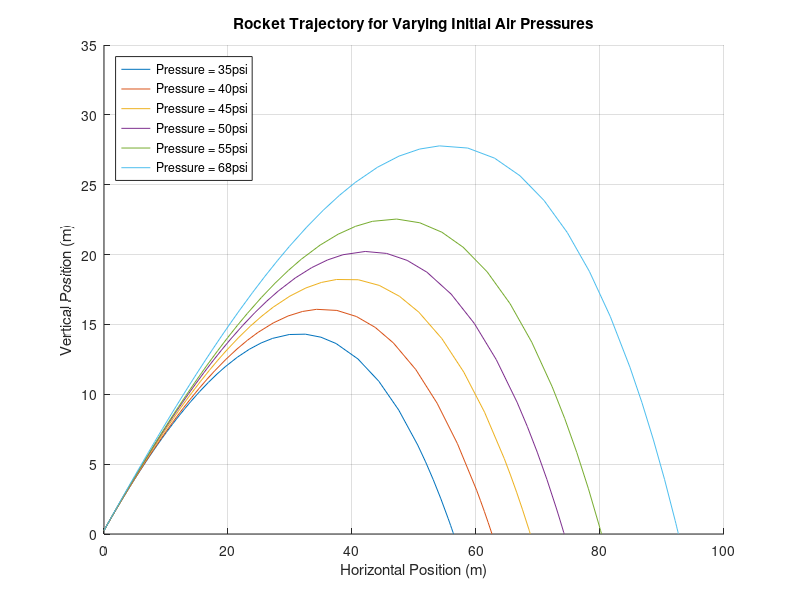
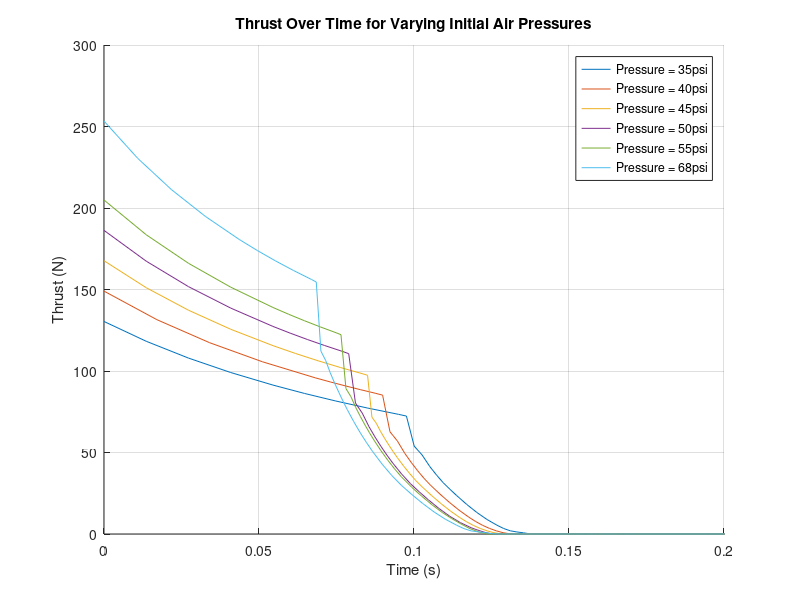
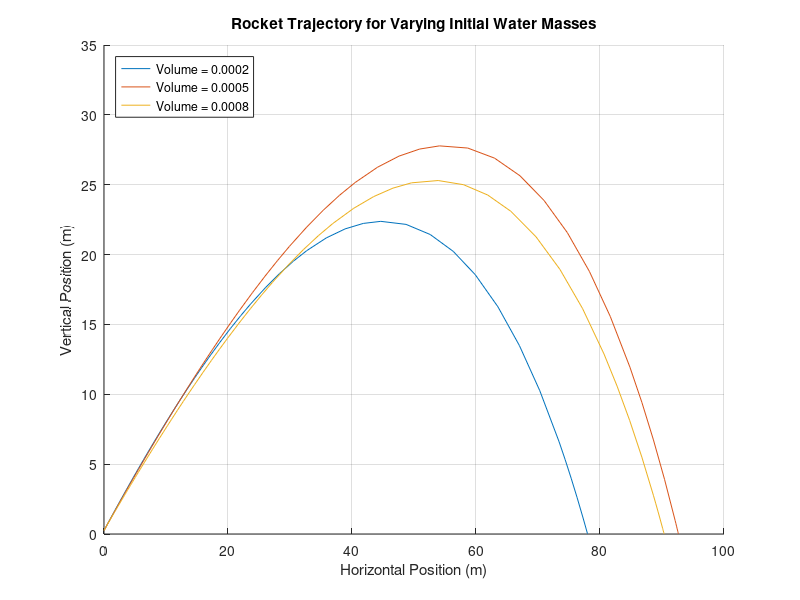
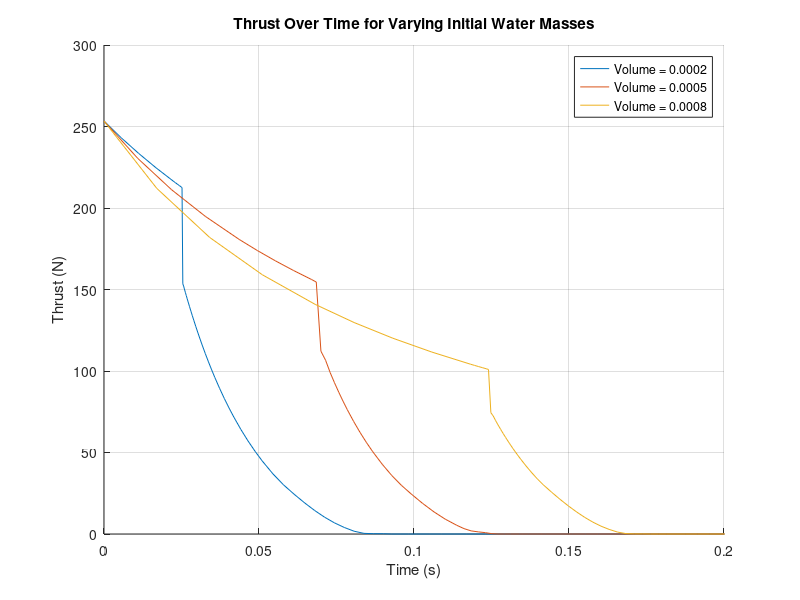

These figures' MATLAB source, in order: (Note: this script raises an error after producing the figures.)
%{
Author: Katherine Korobov, Alexander Lu
Assignment: Project 2 Part 2
Purpose: Simulate a bottle rocket with water expulsion using physics
principles and ode45. We will explore how different parameters affect
the trajectory and resulting thrust of the bottle rocket. Then, we will hit
a target 92m away with an range of +-1m.
%}

clc;
clear;
close all;

%% Function to Set Constants
function [const] = setConst()
    const.g = 9.81; %[m/s^2, acceleration due to gravity]
    const.cDis = 0.78; %[discharge coefficient]
    const.rhoAir = 0.961; %[kg/m^3, ambient air density]
    const.VemptyB = 0.002; %[m^3, volume of empty bottle]
    const.Pa = 12.1 * 6894.76; %[psia, atmospheric pressure, needs to be Pa]
    const.gamma = 1.4; %[ratio of specific heats for air]
    const.rhoWater = 1000; %[kg/m^3, water density]
    const.exitD = 2.1 / 100; %[m, diameter of the throat (exit) converted from cm]
    const.bottleD = 10.5 / 100; %[m, diameter of the bottle converted from cm]
    const.Rair = 287; %[J/(kg*K), specific gas constant of air]
    const.mEmpty = 0.15; %[kg, mass of empty 2-liter bottle with cone and fins]
    const.Cd = 0.425; %[drag coefficient]
    const.p0 = (48 + 12.1) * 6894.76; %[Pa, initial absolute pressure of air in bottle converted from psig]
    const.V0_water = 0.0005; %[m^3, initial volume of water inside bottle]
    const.T0 = 310; %[K, initial temperature of air]
    const.v0 = 0.0; %[m/s, initial velocity of rocket]
    const.Theta0 = 40; %[degree, initial angle of rocket]
    const.x0 = 0.0; %[m, initial horizontal distance]
    const.z0 = 0.25; %[m, initial vertical distance]
    const.standLength = 0.5; %[m, length of test stand]
end
%% Phase Function That Calculates d_dt statevector to be put into ode45
function [d_statevector_dt, Fthrust, phaseNumber] = bottleMotion(t, statevector, const, initialConditions)
    %Devectorize:
    x_pos = statevector(1);
    x_vel = statevector(2);
    z_pos = statevector(3);
    z_vel = statevector(4);
    m_rocket = statevector(5);
    V_air = statevector(6);
    m_air = statevector(7);

    %Compute Velocity Magnitude and Heading
    mag_vel = sqrt((x_vel)^2 + (z_vel)^2);

   if (x_pos < (const.standLength * cosd(const.Theta0)) || mag_vel == 0) %Either velocity is 0 or it is still on the stand
        h_hat = [cosd(const.Theta0), sind(const.Theta0)];
   else
        h_hat = [x_vel / mag_vel, z_vel / mag_vel];
   end

    exit_area = pi * (const.exitD / 2)^2; %Exit Area
    normal_area = pi * (const.bottleD / 2)^2; %Cross Sectional Area

    %Compute Air Pressure Using Isentropic Expansion
    p1_air = const.p0 * (initialConditions.V0_air / V_air)^const.gamma; %Equation 5

    %End Conditions of Air Expansion
    p_end = const.p0 * (initialConditions.V0_air / const.VemptyB)^const.gamma; %Equation 14
    p2_air = p_end * (m_air / initialConditions.m0_air)^const.gamma; %Equation 16 **

    if(V_air <= const.VemptyB) %Phase 1: Water is Expelled From Bottle
        %Calculate Exit Velocity
        exit_vel = sqrt((2*(p1_air - const.Pa)) / const.rhoWater); %Equation 8

        %Calculate Change in Mass of Water
        m_dotwater = const.cDis * const.rhoWater * exit_area * exit_vel; %Equation 6

        %Calculate Thrust
        Fthrust = h_hat * (m_dotwater * exit_vel); %Equation 9

        %Calculate Rate of Change of Air Volume
        Vdot_air = const.cDis * exit_area * exit_vel; %Equation 10
        
        mdot_rocket = -(m_dotwater); %Equation 11
        mdot_air = 0; %Mass of Air Remains Constant

        phaseNumber = 1;

    elseif((p2_air >= const.Pa)  && (V_air >= const.VemptyB)) %Phase 2: Air Expansion
        %Update Air Properties
        rho_air = m_air / const.VemptyB; %Equation 16
        T_air = p2_air / (rho_air * const.Rair); %Equation 16

        %Calcualte Critical Pressure
        p_crit = p2_air * (2/(const.gamma + 1))^(const.gamma/(const.gamma - 1)); %Equation 17
        
        if(p_crit > const.Pa) %If Flow is Choked
            exit_T = (2 / (const.gamma + 1)) * T_air; %Equation 18
            exit_p = p_crit; %Equation 18
            exit_rho = exit_p / (const.Rair * exit_T); %Equation 18
            exit_mach = 1;

        else %Where Critical Pressure < Ambient Pressure
            exit_mach = sqrt(2 * ((p2_air / const.Pa)^((const.gamma - 1) / const.gamma) - 1) / (const.gamma - 1)); % Equation 19
            exit_T = T_air / (1 + ((const.gamma - 1) / 2) * (exit_mach)^2); %Derived from Equation 19
            exit_p = const.Pa; %Equation 19
            exit_rho = const.Pa / (const.Rair * exit_T); %Equation 19
        end

        exit_vel = exit_mach * sqrt(const.gamma * const.Rair * exit_T); %Equation 18/19
        mdot_air = const.cDis * exit_rho * exit_area * exit_vel; %Equation 21
        Fthrust = h_hat * (mdot_air * exit_vel + (exit_p - const.Pa) * exit_area); 
        Vdot_air = 0;
        mdot_rocket = -(mdot_air);
        mdot_air = -(mdot_air); %Redfine for State Vector 

        phaseNumber = 2;

    else %Ballistic Phase
         Fthrust = 0;
         mdot_rocket = 0;
         Vdot_air = 0;
         mdot_air = 0;

         phaseNumber = 3;

         if(z_pos <= 0)
             d_statevector_dt = [0; 0; 0; 0; 0; 0; 0]; %Goes Below Ground, Nothing Changes
             return;
         end

    end

    %Compute Drag
    Fdrag = h_hat * (0.5 * const.rhoAir * (mag_vel)^2 * const.Cd * normal_area);
    
    %Compute Gravity
    Fgravity = [0, -(m_rocket * const.g)];

    %Compute Fnet
    Fnet = Fthrust - Fdrag + Fgravity;

    %Compute Acceleration
    a =  Fnet / m_rocket; 
    
    %Create Derivative of State Vector to be Put into ode45
    d_statevector_dt = [x_vel; a(1); z_vel; a(2); mdot_rocket; Vdot_air; mdot_air];    
end
%% Initial Conditions Function
function [initialConditions, statevector_0] = initializeVar(const)
    %Calculations for initial variables
    initialConditions.V0_air = const.VemptyB - const.V0_water; %[m^3] Initial Air Volume
    initialConditions.m0_water = const.rhoWater * const.V0_water; %[kg] Initial Water Mass
    initialConditions.m0_air = (const.p0 * initialConditions.V0_air) / (const.Rair * const.T0); %[kg] Ideal Gas Law
    initialConditions.m0_rocket = const.mEmpty + initialConditions.m0_water + initialConditions.m0_air; %[kg] Initial Rocket Mass

    %Define Initial Statevector: statevector = [x, v_x, z, v_z, m_r, volume_air, m_air];
    statevector_0 = [const.x0, const.v0, const.z0, const.v0, initialConditions.m0_rocket, initialConditions.V0_air, initialConditions.m0_air];
end
%% Thrust Calculation Function
function [thrust] = getThrust(t, statevector, const, initialConditions)
     thrust = zeros(length(t), 1); %Initialize thrust vector
     for j = 1:length(t)
        %Calculate thrust using bottleMotion
        [~, thrust_temp, ~] = bottleMotion(t(j), statevector(j, :), const, initialConditions);

        %Store thrust value (ensure thrust_temp is scalar)
        thrust(j) = norm(thrust_temp, 2);
     end
end
%% Initialize variables
const = setConst();

%Create Looping Vectors
allPressures = [35, 40, 45, 50, 55, 68]; %[psi] Units Converted Later
allV0Water = [0.0002, 0.0005, 0.0008]; %[m^3];
allCd = [0.3, 0.35, 0.40, 0.45, 0.5, 0.6];
allTheta0 = [10, 20, 45, 60, 80]; %[Degree]

%Define Integration Time
final_time = 10;
tspan = [0, final_time];

%% Explore Pressure
%Vary the values of the initial air pressure
fig1 = figure('Name','Rocket Trajectory for Varying Initial Air Pressures');
hold on;
title('Rocket Trajectory for Varying Initial Air Pressures');
xlabel('Horizontal Position (m)');
ylabel('Vertical Position (m)');
ylim([0, 35]);
grid on;

fig2 = figure('Name','Thrust Over Time for Varying Initial Air Pressures');
hold on;
hold on;
title('Thrust Over Time for Varying Initial Air Pressures');
xlabel('Time (s)');
ylabel('Thrust (N)');
xlim([0 0.2]);
grid on;

for i = 1:length(allPressures)
    const.p0 = (allPressures(i) + 12.1) * 6894.76; %Convert to Pa
    [initialConditions, statevector_0] = initializeVar(const);

    %Simulate using ode45
    [t,statevector] = ode45(@(t,statevector) bottleMotion(t,statevector, const, initialConditions), tspan, statevector_0);

    figure(1);
    plot(statevector(:, 1), statevector(:, 3));
    
    thrust = getThrust(t, statevector, const, initialConditions);
    
    figure(2);
    plot(t, thrust);
end
figure(1);
legend('Pressure = 35psi', 'Pressure = 40psi', 'Pressure = 45psi', 'Pressure = 50psi', 'Pressure = 55psi', 'Pressure = 68psi', 'Location','northwest');
hold off;

figure(2);
legend('Pressure = 35psi', 'Pressure = 40psi', 'Pressure = 45psi', 'Pressure = 50psi', 'Pressure = 55psi', 'Pressure = 68psi', 'Location','northeast');
hold off;

%% Explore Initial Water Mass 
%Vary the values of the initial volume of the water inside the bottle

fig3 = figure('Name','Rocket Trajectory for Varying Initial Water Masses');
hold on;
title('Rocket Trajectory for Varying Initial Water Masses');
xlabel('Horizontal Position (m)');
ylabel('Vertical Position (m)');
ylim([0, 35]);
grid on;

fig4 = figure('Name','Thrust Over Time for Varying Initial Water Masses');
hold on;
hold on;
title('Thrust Over Time for Varying Initial Water Masses');
xlabel('Time (s)');
ylabel('Thrust (N)');
xlim([0 0.2]);
grid on;

for i = 1:length(allV0Water)
    const.V0_water = allV0Water(i);
    [initialConditions, statevector_0] = initializeVar(const);

    %Simulate using ode45
    [t,statevector] = ode45(@(t,statevector) bottleMotion(t,statevector, const, initialConditions), tspan, statevector_0);

    figure(3);
    plot(statevector(:, 1), statevector(:, 3));
    
    thrust = getThrust(t, statevector, const, initialConditions);

    figure(4);
    plot(t, thrust);
end
figure(3);
legend('Volume = 0.0002', 'Volume = 0.0005', 'Volume = 0.0008', 'Location','northwest');
hold off;

figure(4);
legend('Volume = 0.0002', 'Volume = 0.0005', 'Volume = 0.0008','Location','northeast');
hold off;

%% Explore Coefficient of Drag
%Vary the values of the coefficient of drag
fig5 = figure('Name','Rocket Trajectory for Varying Coefficient of Drag');
hold on;
title('Rocket Trajectory for Varying Coefficient of Drag');
xlabel('Horizontal Position (m)');
ylabel('Vertical Position (m)');
ylim([0, 35]);
grid on;

fig6 = figure('Name','Thrust Over Time for Varying Coefficients of Drag');
hold on;
title('Thrust Over Time for Varying Coefficients of Drag');
xlabel('Time (s)');
ylabel('Thrust (N)');
xlim([0 0.2]);
grid on;

for i = 1:length(allCd)
    const.Cd = allCd(i);
    
    [initialConditions, statevector_0] = initializeVar(const);

    %Going to create a statevector
    [t,statevector] = ode45(@(t,statevector) bottleMotion(t,statevector, const, initialConditions), tspan, statevector_0);

    figure(5);
    plot(statevector(:, 1), statevector(:, 3));

     %Loop through each row of statevector
    thrust = getThrust(t, statevector, const, initialConditions);
    
    figure(6);
    plot(t, thrust);
end

figure(5);
legend('Cd = 0.3', 'Cd = 0.35', 'Cd = 0.4', 'Cd = 0.45', 'Cd = 0.5', 'Cd = 0.6', 'Location','northwest');
hold off;

figure(6);
legend('Cd = 0.3', 'Cd = 0.35', 'Cd = 0.4', 'Cd = 0.45', 'Cd = 0.5', 'Cd = 0.6', 'Location','northeast');
hold off;

%% Explore Launch Angle
%Vary the values of the launch angle
fig7 = figure('Name','Rocket Trajectory for Varying Launch Angles');
hold on;
title('Rocket Trajectory for Varying Launch Angles');
xlabel('Horizontal Position (m)');
ylabel('Vertical Position (m)');
ylim([0, 50]);
grid on;

fig8 = figure('Name','Thrust Over Time for Varying Launch Angles');
hold on;
title('Thrust Over Time for Varying Launch Angles');
xlabel('Time (s)');
ylabel('Thrust (N)');
xlim([0 0.2]);
grid on;

for i = 1:length(allTheta0)
    const.Theta0 = allTheta0(i);

    [initialConditions, statevector_0] = initializeVar(const);

    %Going to create a statevector
    [t,statevector] = ode45(@(t,statevector) bottleMotion(t,statevector, const, initialConditions), tspan, statevector_0);

    figure(7);
    plot(statevector(:, 1), statevector(:, 3));

     %Loop through each row of statevector
    thrust = getThrust(t, statevector, const, initialConditions);
    
    figure(8);
    plot(t, thrust);
end

figure(7);
legend('Angle = 10', 'Angle = 20', 'Angle = 45', 'Angle = 60', 'Angle = 80', 'Location','northeast');
hold off;

figure(8);
legend('Angle = 10', 'Angle = 20', 'Angle = 45', 'Angle = 60', 'Angle = 80', 'Location','northeast');
hold off;

%% Interpolate for Approximated Value to Hit Target
%Use a range of values and then interpolate to find an exact number
const = setConst();

pressureRange0 = linspace(50, 100, 100); %[psi]

required_distance = 92; %[m]

max_ranges = zeros(length(pressureRange0), 1);

for i = 1:length(pressureRange0)
    const.p0 = (pressureRange0(i) + 12.1) * 6894.76; %[Pa]

    [initialConditions, statevector_0] = initializeVar(const);

    % Simulate using ode45
    [~, statevector] = ode45(@(t, statevector) bottleMotion(t, statevector, const, initialConditions), tspan, statevector_0);

    % Record the maximum horizontal distance
    max_ranges(i) = max(statevector(:, 1));
end

% Interpolate to find the pressure that gives the target range
targetPressure = interp1(max_ranges, pressureRange0, required_distance, 'linear');

%% Hit Target
const = setConst();
const.p0 = (targetPressure + 12.1) * 6894.76;

[initialConditions, statevector_0] = initializeVar(const);

[t,statevector] = ode45(@(t,statevector) bottleMotion(t,statevector, const, initialConditions), tspan, statevector_0);

thrust = getThrust(t, statevector, const, initialConditions);

test_range = max(statevector(:, 1));

%get phases
phases = zeros(length(t), 1);
for i = 1:length(t)
    [~, ~, phases(i)] = bottleMotion(t(i), statevector(i, :), const, initialConditions);
end

%Find the first phase 2 and 3 index
phaseChange1  = find(phases == 2, 1);
phaseChange2 = find(phases == 3, 1);

%Find corresponding values of time
phaseChange1Time = t(phaseChange1);
phaseChange2Time = t(phaseChange2);

figure('Name','Target Trajectory');
hold on;
plot(statevector(:, 1), statevector(:, 3));
xline(phaseChange1Time, 'r--'); % Phase 1 -> 2
xline(phaseChange2Time, 'r--'); % Phase 2 -> 3
title('Target Rocket Trajectory');
xlabel('Horizontal Position (m)');
ylabel('Vertical Position (m)');
grid on;
ylim([0 30]);
hold off;

%Thrust
figure('Name', 'Target Thrust');
hold on;
plot(t, thrust);
xline(phaseChange1Time, 'r--'); % Phase 1 -> 2
xline(phaseChange2Time, 'r--'); % Phase 2 -> 3
title('Target Thrust Over Time');
xlabel('Times (s)');
ylabel('Thrust (N)');
grid on;
xlim([0 0.2]);
hold off;